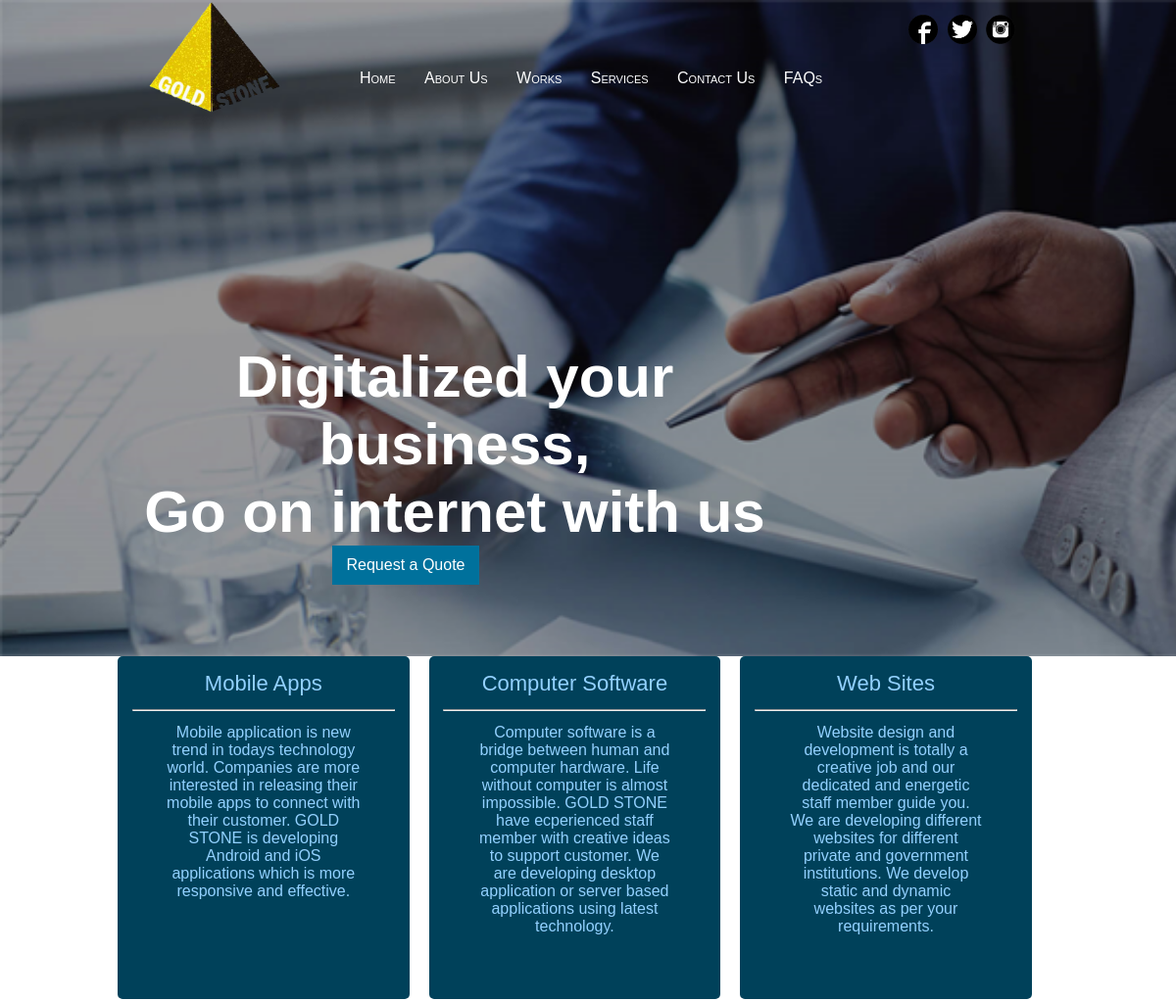
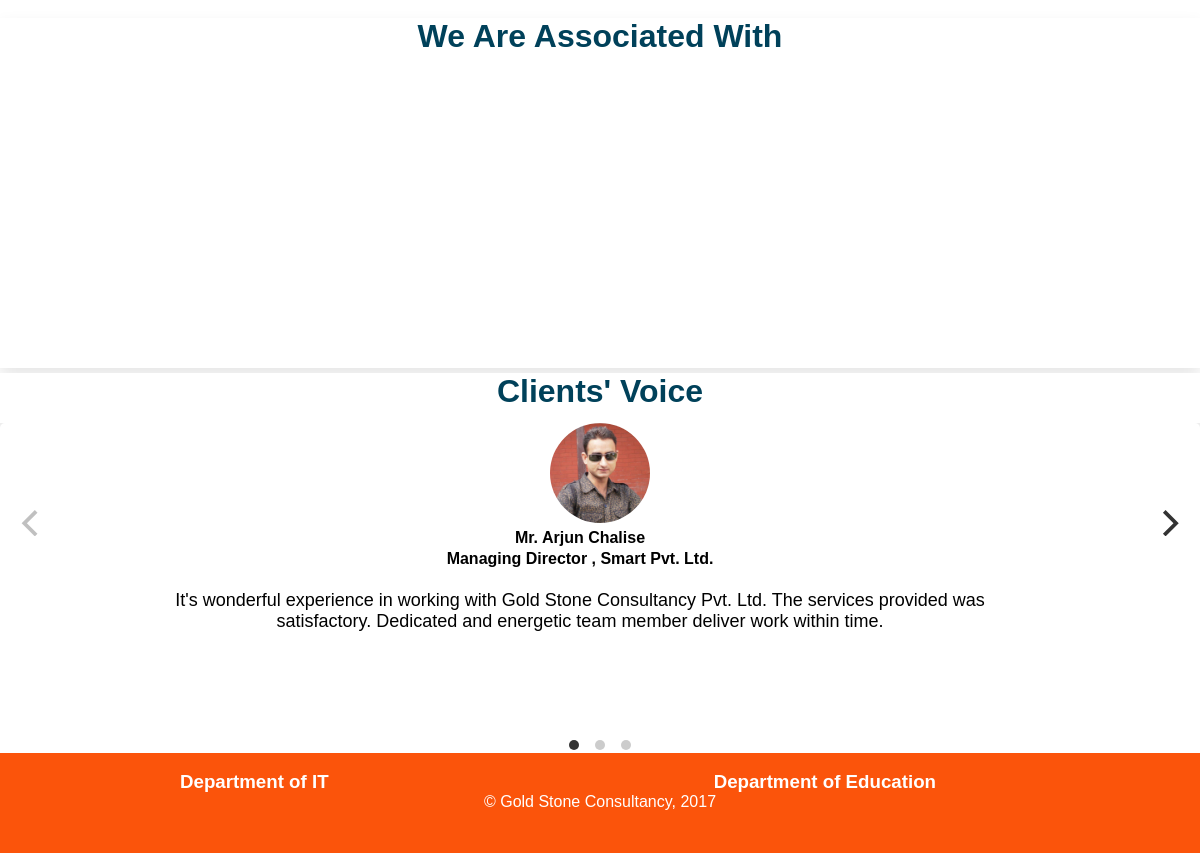
Page /IT/index.php on the committed database (2 pictures, top to bottom).
### tables this page shows
CREATE TABLE IF NOT EXISTS `tbl_clientsvoice` (
  `id` int(11) NOT NULL AUTO_INCREMENT,
  `name` varchar(255) NOT NULL,
  `pos` varchar(255) NOT NULL,
  `off` varchar(255) NOT NULL,
  `msg` text NOT NULL,
  `img` varchar(255) NOT NULL,
  PRIMARY KEY (`id`)
);

### IT/index.php (the view, shortened to what this page needs)
<!DOCTYPE html>
<?php
include '../Includes/connection.php';
?>
<html lang="en">
    <head>
        <link rel="stylesheet" type="text/css" href="../Style/external.css" />
        <?php include '../Includes/link.php'; ?>
		</head>
<div id="first_main_content">
<?php include '../Includes/header.php'; ?>
<div style="width: 100%; height: 350px;"></div>
<div id="welcome">
 <h1 style="text-align: center; color: #fff; font-size: 60px; margin-left: 100px;">Digitalized  your business, <br>Go on internet with us</h1>
 <center><li><a href="#">Request a Quote</a></li></center>
</div>
</div>
<div style="width: 100%; height: 350px; margin-bottom: 20px;">
  <div style="width: 80%; margin-left: auto; margin-right: auto; height: 100%;">
    <div id="thumbnail" style="width: 31%; height: 100%; float: left; background: #00415a; margin-right: 20px; border-radius: 5px;"><p style="text-align: center; padding: 5px; margin-top: 10px; color: #93d1ff; font-size: 22px;">Mobile Apps</p>
    <hr size="3px;" width="90%" style="margin-right: auto; margin-left: auto; border-radius: 2px; background: #fff;">
    <p style="font-size: 16px; color: #93d1ff; padding: 5px; width: 70%; margin-right: auto; margin-left: auto; text-align: center;">Mobile application is new trend in todays technology world.  Companies are more interested in releasing their mobile apps to connect with their customer. GOLD STONE is developing Android and iOS applications which is more responsive and effective.</p>
    </div>
<div id="thumbnail" style="width: 31%; height: 100%; float: left; background: #00415a; margin-right: 20px; border-radius: 5px;"><p  style="text-align: center; padding: 5px; margin-top: 10px; color: #93d1ff; font-size: 22px;">Computer Software</p>
<hr size="3px;" width="90%" style="margin-right: auto; margin-left: auto; border-radius: 2px; background: #fff;">
<p style="font-size: 16px; color: #93d1ff; padding: 5px; width: 70%; margin-right: auto; margin-left: auto; text-align: center;">Computer software is a bridge between human and computer hardware. Life without computer is almost impossible. GOLD STONE have ecperienced staff member with creative ideas to support customer. We are developing desktop application or server based applications using latest technology.</p>
</div>
<div id="thumbnail" style="width: 31%; height: 100%; float: left; background: #00415a; margin-right: 20px; border-radius: 5px;"><p  style="text-align: center; padding: 5px; margin-top: 10px; color: #93d1ff; font-size: 22px;">Web Sites</p>
<hr size="3px;" width="90%" style="margin-right: auto; margin-left: auto; border-radius: 2px; background: #fff;">
<p style="font-size: 16px; color: #93d1ff; padding: 5px; width: 70%; margin-right: auto; margin-left: auto; text-align: center;">Website design and development is totally a creative job and our dedicated and energetic staff member guide you.  We are developing different websites for different private and government institutions. We develop static and dynamic websites as per your requirements.</p>
</div>
  </div>
</div>
<div id="second_main_content">
<div class="core_service">
<h1 style="color: #00415a;">We Are Associated With</h1>
<br><br>
</div>
</div>
<div id="it-testimonials">
<div class="it-testimonials">
<h1 style="color: #00415a;"">Clients' Voice</h1>
<div class="carousel" data-flickity='{ "autoPlay": true }'>
<?php $clientsvoice = mysqli_query($connection, "select * from tbl_clientsvoice");
while($client_voice = mysqli_fetch_array($clientsvoice)){
  ?>
<div class="carousel-cell">
  <img src="../Clients/<?php echo $client_voice['img'] ?>"/><br>
  <p><span id="rep-det"><?php echo $client_voice['name'] ?></br>
  <?php echo $client_voice['pos'] ?>,
  <?php echo $client_voice['off'] ?><br><br></span>
  <?php echo $client_voice['msg'] ?> <br>
  </p>
  </div>
  <?php
}
?>
</div>
</div>
</div>
<div id="last_main_content">
<div id="footer">
<?php include '../Includes/footer.php'; ?>
</div>
</div>
    </body>
</html>

### Style/external.css (style rules this page uses)
.flickity-enabled { position: relative; }
.flickity-enabled.is-draggable { -webkit-tap-highlight-color: transparent; tap-highlight-color: transparent; -webkit-user-select: none; -moz-user-select: none; -ms-user-select: none; user-select: none; }
* { box-sizing: border-box; }
.carousel { background: #FAFAFA; margin-bottom: 30px; counter-reset: carousel-cell; }
.carousel-cell { width: 66%; height: 160px; margin-right: 10px; margin-bottom: 10px; background: #8C8; border-radius: 5px; counter-increment: carousel-cell; }
.flickity-enabled .carousel-cell { margin-bottom: 0; }
.carousel-cell:before, .carousel-cell__number { display: block; width: 100px; margin: 0 auto; text-align: center; line-height: 160px; font-size: 80px; color: white; }

### Style/style.css (style rules this page uses)
html { font-family: Baumans; -ms-text-size-adjust: 100%; -webkit-text-size-adjust: 100%; }
body,div,p,h1,h2,h3, h4, h5 { margin: 0px; }
#first_main_content { background:url(../Images/10.png); background-size: cover; height:670px; width: 100%; }
#welcome { width: 100%; float:left; color:#000; height: 290px; }
#welcome h1 { text-align: center; color: #fff; font-size: 60px; margin-left: 100px; }
#second_main_content { box-shadow: 0px 8px 16px 0px rgba(0, 0, 0, 0.1); width: 100%; min-height: 350px; background:none !important; background-size: cover; }
.core_service { width: 85%; height: 100%; margin: 0px auto 0px auto; text-align: center; }
#welcome li { height: 40px; display: inline-block; background: #00719c; width: 150px; }
#welcome a { display: flex; align-items: center; justify-content: center; text-decoration: none; color: #fff; height: 100%; }
#it-testimonials { text-align: center; width: 100%; height: 380px; background: #fff; }
.it-testimonials { width: 100%; box-shadow: none; }
.it-testimonials .carousel-cell p { font-size: 18px; text-align: center; margin-right: 200px; }
.it-testimonials h1 { height: 50px; margin-top: 5px; }
.it-testimonials .carousel-cell img { border-radius: 100%; width: 100px; height: 100px; }
#rep-det { font-size: 16px; font-weight: bold; }
#last_main_content { clear: both; height: 100px; width: 100%; background-color: #FB540B !important; }
#footer { color: #fff; width: 70%; margin-left: auto; margin-right: auto; }
hr { background: #000; }

### Style/style-ui.css (style rules this page uses)
a, .title { color: #b24926; }

### Style/style-edu.css (style rules this page uses)
html { font-family: Arial; -ms-text-size-adjust: 100%; -webkit-text-size-adjust: 100%; }
body,div,p,h1,h2,h3, h4, h5, a { margin: 0px; }
#welcome { width: 69%; float: left; margin-right: 1%; text-align: justify; }
* { box-sizing: border-box; }
.carousel { height: 200px; background: #EEE; }
.carousel-cell { width: 100%; height: 280px; margin-right: auto; margin-left: auto; background: #FFF; border-radius: 5px; }
.carousel-cell:before { display: block; text-align: center; color: white; margin-top: -150px; }
.carousel-cell p { float: right; width: 70%; height: 100%; text-align: left; margin-left: auto; margin-right: 100px; font-size: 15px; text-align: center; }

### rows in the picture
tbl_clientsvoice: img (picture), name "Mr. Arjun Chalise", pos "Managing Director", off "Smart Pvt. Ltd.", msg "It's wonderful experience in working with Gold Stone Consultancy Pvt. Ltd. The services provided was satisfactory. Dedicated and energetic team member deliver work within time."
